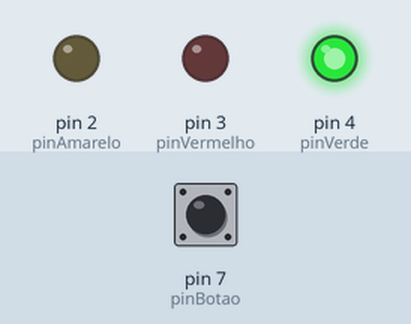
A sketch run on a simulated Arduino Uno, built with avr-gcc and run on an emulated ATmega328P. Parts: output pins drawn as LEDs (lit = HIGH). The inputs (shaded band) are chosen by the test bench; at power-on: pin 7 (pinBotao) LOW.

Above: at 1.2 s.
1.3 s: pin 7 (pinBotao) pulled HIGH for 1 s
At 3.1 s:
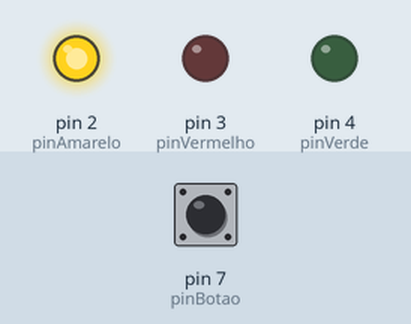
4.3 s: pin 7 (pinBotao) pulled HIGH for 0.15 s
At 4.8 s:
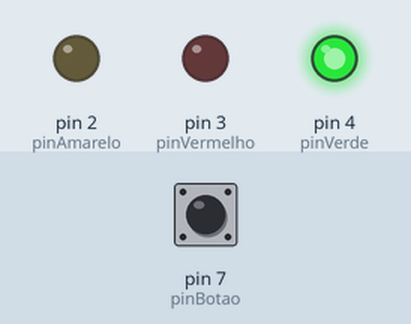
5.9 s: pin 7 (pinBotao) pulled HIGH for 3.2 s
At 9.6 s:
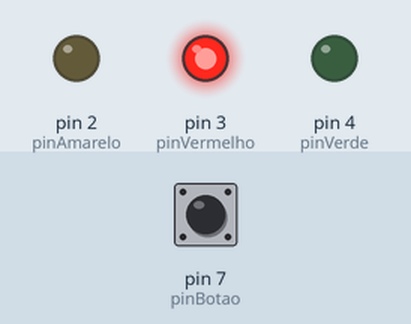
Timing chart, 0 to 11.1 s (numbered marks = the images above; inputs shaded):
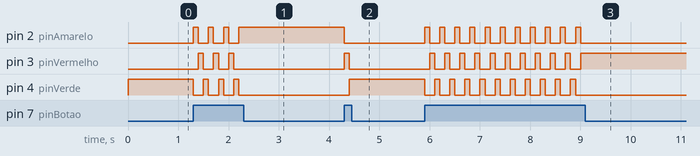

The sketch:

s_maforo.ino
```cpp
int pinVermelho = 3;
int pinAmarelo = 2;
int pinVerde = 4;
int pinBotao = 7;
//variaveis para determinar as portas

int faseSemaforo;
//fase onde o semaforo está

int estadoBotao;
//estado em que o Botão for apertado

void setup() {

  pinMode(pinVermelho, OUTPUT);
  pinMode(pinVerde, OUTPUT);
  pinMode(pinAmarelo, OUTPUT);
  //determina que os pinos seram a saida de energia

  pinMode(pinBotao, INPUT);
  //determina que o pino sera entrada de energia

  faseSemaforo = 1;
  //determinando a fase inicial do semaforo


}

void loop() {

  estadoBotao = digitalRead(pinBotao);
  //verifica se energia foi mandada a porta de entrada(INPUT)]

  if (estadoBotao == HIGH)
  // se caso o boão for apertado e enviar energia ao sistema
  {
    if(faseSemaforo < 3){
    faseSemaforo = faseSemaforo +1;
  }
  else
  {
    faseSemaforo = 1;
  }

  }
  if(faseSemaforo == 1)
  //verifica a fase do semaforo
  {
    digitalWrite(pinVerde, HIGH);
    digitalWrite(pinVermelho, LOW);
    digitalWrite(pinAmarelo, LOW);
    //manda energia para determinada porta (HIGH - liga) (lOW - desliga)
  }

  if(faseSemaforo == 2)
  //verifica a fase do semaforo
  {
    digitalWrite(pinVerde,LOW);
    digitalWrite(pinVermelho, LOW);
    digitalWrite(pinAmarelo, HIGH);
  }

  if(faseSemaforo == 3)
  //verifica a fase do semaforo
  {
    digitalWrite(pinVerde,LOW);
    digitalWrite(pinVermelho, HIGH);
    digitalWrite(pinAmarelo, LOW);
  }
 delay(100);

}
```

Measured:
- after the input at 1.3 s, pin 2 (pinAmarelo): alternates HIGH for 0.10 s and LOW for 0.20 s, 7 changes in all, then stays HIGH, starting at once; pin 3 (pinVermelho): alternates HIGH for 0.10 s and LOW for 0.20 s, 6 changes in all, then stays LOW, starting after 0.10 s
- after the input at 4.3 s, pin 2 (pinAmarelo): HIGH → LOW at once; pin 3 (pinVermelho): LOW → HIGH at once, → LOW 0.10 s later; pin 4 (pinVerde): LOW → HIGH after 0.10 s
- after the input at 5.9 s, pin 2 (pinAmarelo): alternates HIGH for 0.10 s and LOW for 0.20 s, 22 changes in all, then stays LOW, starting at once; pin 3 (pinVermelho): alternates HIGH for 0.10 s and LOW for 0.20 s, 21 changes in all, then stays HIGH, starting after 0.10 s
